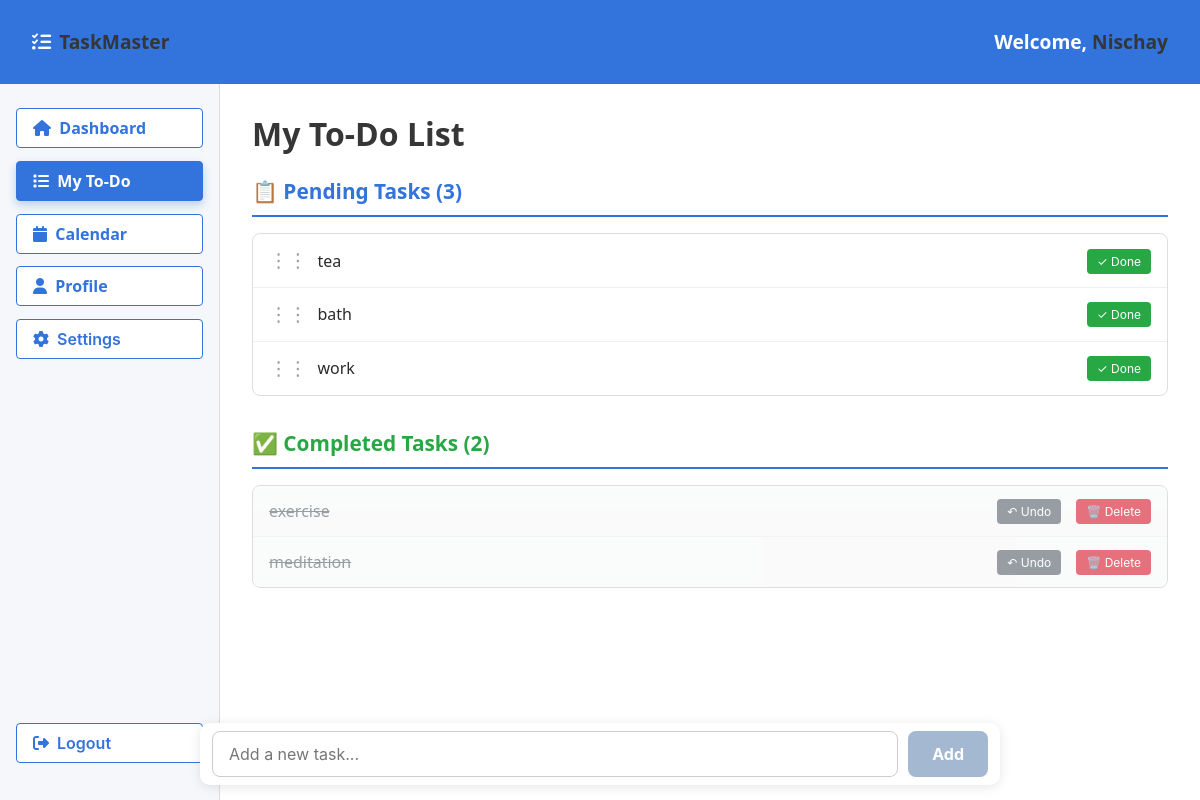
The app's page /todo/ (signed in), older data.
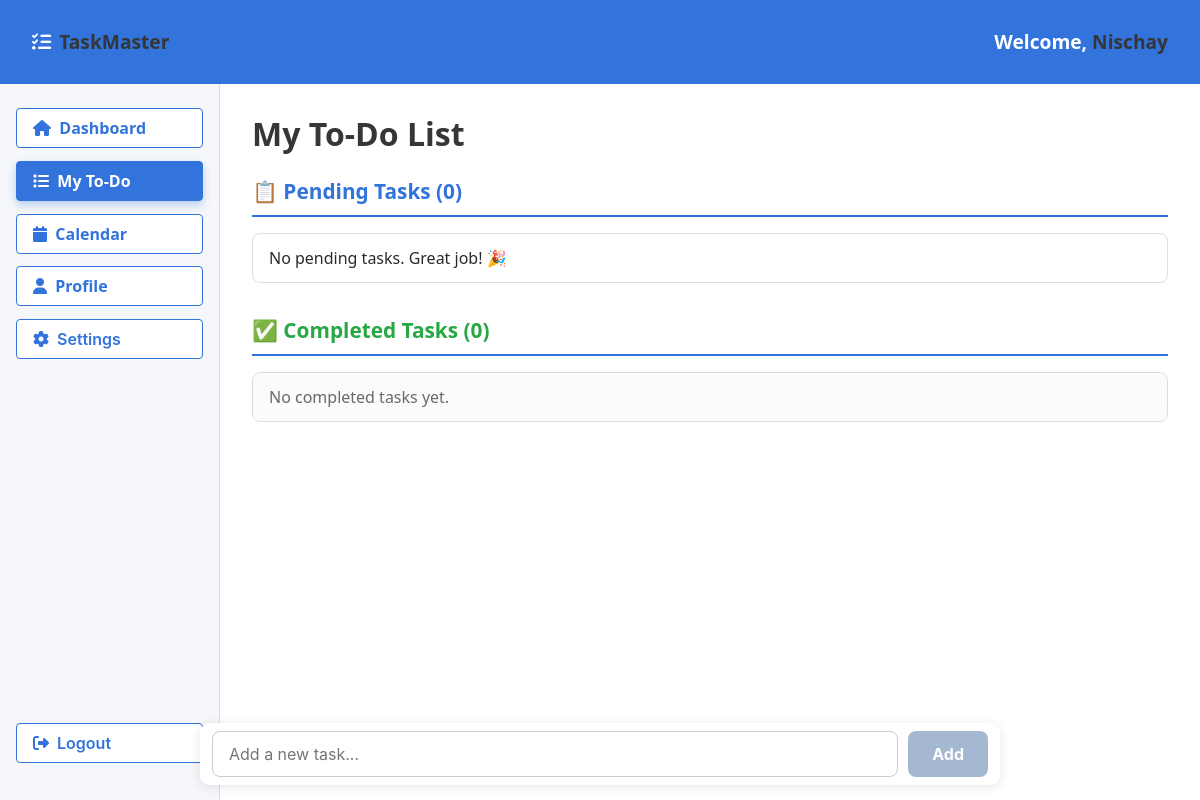
The same page, newer data.
### mainapp/models.py (models this page shows, shortened)
class Tasks(models.Model):
    user = models.ForeignKey(User, on_delete=models.CASCADE, related_name='tasks')
    task = models.TextField()
    created_at = models.DateTimeField(auto_now_add=True)
    order_field = models.PositiveIntegerField(default=0)
    completed = models.BooleanField(default=False)  # Add this field
    completed_at = models.DateTimeField(null=True, blank=True)  # Add this field
    class Meta:
        ordering = ['completed', 'order_field']  # Show pending first

### mainapp/views.py (the view, shortened to what this page needs)
# urls.py: path('todo/', views.todo_page_view, name='todolist'),
@login_required
def todo_page_view(request):
    user = request.user
    pending_todos = Tasks.objects.filter(user=user, completed=False).order_by('order_field')
    completed_todos = Tasks.objects.filter(user=user, completed=True).order_by('-completed_at')
    context = {
        'pending_todos': pending_todos,
        'completed_todos': completed_todos,
        'username': user.get_full_name() or user.username,
    }
    return render(request, 'mainapp/todolist.html', context)

### templates/mainapp/todolist.html (shortened to what the changed rows need)
{% load static %}
<!DOCTYPE html>
<html lang="en">
<head>
    <link rel="stylesheet" href="https://cdnjs.cloudflare.com/ajax/libs/font-awesome/6.4.0/css/all.min.css">
    <link rel="stylesheet" href="https://cdn.jsdelivr.net/npm/bulma@0.9.4/css/bulma.min.css">
</head>
<body>
    <div id="dashboard-container">
        <div id="main-content">
            <section id="content-area">
                <h1 class="title">My To-Do List</h1>
                <div class="task-section pending-section">
                    <h2 class="section-title">
                        📋 Pending Tasks ({{ pending_todos|length }})
                    </h2>
                    <ul class="todo-list pending-tasks" id="pending-todo-list">
                        {% for todo in pending_todos %}
                            <li data-id="{{ todo.id }}" data-order="{{ todo.order_field }}" draggable="true">
                                <div style="display: flex; align-items: center; flex-grow: 1;">
                                    <span class="drag-handle">⋮⋮</span>
                                    <span class="task-text">{{ todo.task }}</span>
                                </div>
                                <div class="task-actions">
                                    <form method="post" action="{% url 'mark_task_done' todo.id %}" style="display: inline;">
                                        <button type="submit" class="done-btn">✓ Done</button>
                                    </form>
                                </div>
                            </li>
                        {% empty %}
                            <li>No pending tasks. Great job! 🎉</li>
                        {% endfor %}
                    </ul>
                </div>
                <div class="task-section completed-section">
                    <h2 class="section-title">
                        ✅ Completed Tasks ({{ completed_todos|length }})
                    </h2>
                    <ul class="todo-list completed-tasks">
                        {% for todo in completed_todos %}
                            <li>
                                <div style="display: flex; align-items: center; flex-grow: 1;">
                                    <span class="task-text">{{ todo.task }}</span>
                                </div>
                                <div class="task-actions">
                                    <form method="post" action="{% url 'undo_task' todo.id %}" style="display: inline; margin-right: 5px;">
                                        <button type="submit" class="undo-btn">↶ Undo</button>
                                    </form>
                                    <form method="post" action="{% url 'delete_task' todo.id %}" style="display: inline;">
                                        <button type="submit" class="delete-btn" onclick="return confirm('Permanently delete?')">🗑️ Delete</button>
                                    </form>
                                </div>
                            </li>
                        {% empty %}
                            <li>No completed tasks yet.</li>
                        {% endfor %}
                    </ul>
                </div>
            </section>
        </div>
    </div>
</body>
</html>

Row changes from the older to the newer data that the page shows:
removed Tasks: task "tea", shown under "📋 Pending Tasks (3)"
removed Tasks: task "bath", shown under "📋 Pending Tasks (3)"
removed Tasks: task "work", shown under "📋 Pending Tasks (3)"
removed Tasks: task "exercise", shown under "✅ Completed Tasks (2)"
removed Tasks: task "meditation", shown under "✅ Completed Tasks (2)"
Text that changed along with them:
{{ pending_todos|length }}: "3" → "0"
{{ completed_todos|length }}: "2" → "0"
text now shown: "No pending tasks. Great job! 🎉 No completed tasks yet."
